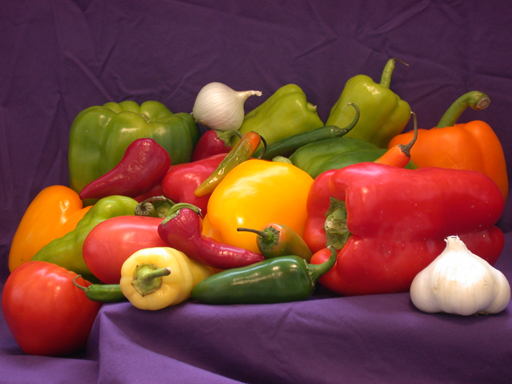
#> input picture images/peppers.png, 512 x 384 px
$ jupyter execute lab_04.ipynb
#> lines starting #> are read from the running program, lines starting #| are printed output that depends on the picture; after the words box and inside, x2 and y2 are one past the last pixel; in counts of white or black regions, pixels touching at a corner belong together
# Práctica 4. Operaciones sobre imágenes rgb

<div class="alert alert-block alert-success">
<b>Resumen:</b> En esta práctica se realizan varias operaciones sobre una imagen RGB utilizando OpenCV y NumPy. Se inicia cargando y visualizando la imagen original. Luego, se obtiene una copia para manipularla sin afectar la inicial. Las manipulaciones incluyen el trazo de líneas horizontales y verticales en coordenadas especificas, así como la alteración de una región particular de la imagen mediante un operador de rango. A continuación, se extrae y visualiza individualmente los canales de color rojo, verde y azul. Finalmente, el notebook realiza segmentaciones de la imagen utilizando umbrales unilaterales y bilaterales, permitiendo aislar regiones específicas del canal rojo de la imagen en escala de grises. Estas operaciones son fundamentales para el análisis y manipulación de imágenes en aplicaciones de procesamiento digital.
</div>

[cell 1]
import cv2
import numpy as np
import matplotlib.pyplot as plt

## 1. Imágenes RGB o color

Lectura de la imagen

[cell 2]
im_bgr = cv2.imread('./images/peppers.png')
#> im_bgr is the input picture: shape (384, 512, 3); mean B, G, R 57.6, 66.4, 120.8
im_rgb = cv2.cvtColor(im_bgr, cv2.COLOR_BGR2RGB)

Atributos de la imagen

[cell 3]
print("Atributos de la imagen:", im_rgb.shape, im_rgb.dtype)
#| Atributos de la imagen: (384, 512, 3) uint8

Visualización de la imagen

[cell 4]
plt.figure()
plt.imshow(im_rgb)
plt.title('Imagen Original')
plt.show()

## 2. Operaciones
### 2.1 Copia de la imagen

[cell 5]
im_rgb_2 = im_rgb.copy()

### 2.2. Operador :

#### 2.2.1 Dibujo de una linea horizontal
Dado que la imagen es indexada los índices varían entre [0, 255]

[cell 6]
im_rgb_2[50, :, 0] = 0   # R
im_rgb_2[50, :, 1] = 0   # G
im_rgb_2[50, :, 2] = 255 # B

Visualización de la imagen

[cell 7]
plt.figure()
plt.imshow(im_rgb_2)
plt.title('Línea Horizontal en color azul')
plt.show()

#### 2.2.2. Dibujo de una linea vertical

[cell 8]
im_rgb_2[:, 100, 0] = 0   # R
im_rgb_2[:, 100, 1] = 0   # G
im_rgb_2[:, 100, 2] = 255 # B

Visualización de la imagen

[cell 9]
plt.figure()
plt.imshow(im_rgb_2)
plt.title('Línea Vertical en color azul')
plt.show()

### 2.3. Operador a:b

[cell 10]
im_rgb_2[80:120, 10:150, 0] = 158 # R
im_rgb_2[80:120, 10:150, 1] = 26  # G
im_rgb_2[80:120, 10:150, 2] = 196 # B
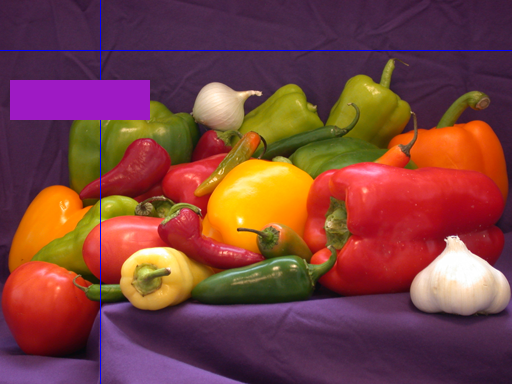
#> im_rgb_2: shape (384, 512, 3); mean R, G, B 122.7, 65.4, 62.4

Visualización de la imagen

[cell 11]
plt.figure()
plt.imshow(im_rgb_2)
plt.title('Operador a:b')
plt.show()

### 2.4 Extracción de los canales de color

Extracción de los canales de color r, g, b de la imagen

[cell 12]
im_r = im_rgb[:, :, 0]
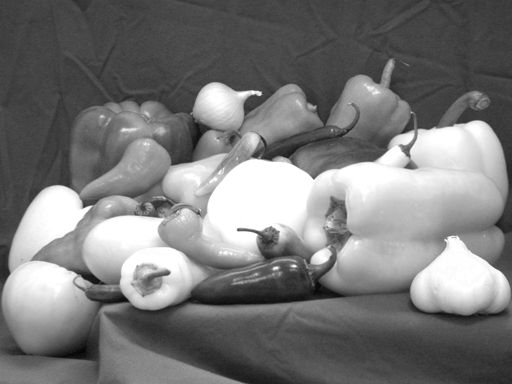
#> im_r: shape (384, 512); min 5, max 255, mean 120.8
im_g = im_rgb[:, :, 1]
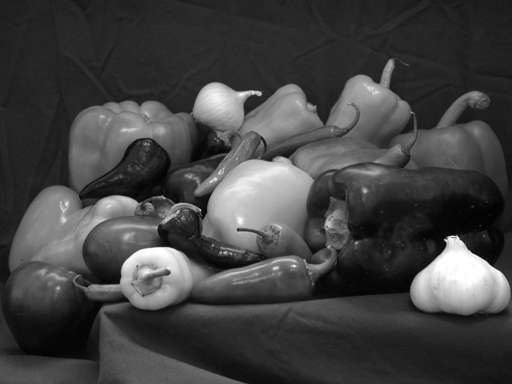
#> im_g: shape (384, 512); min 1, max 255, mean 66.4
im_b = im_rgb[:, :, 2]
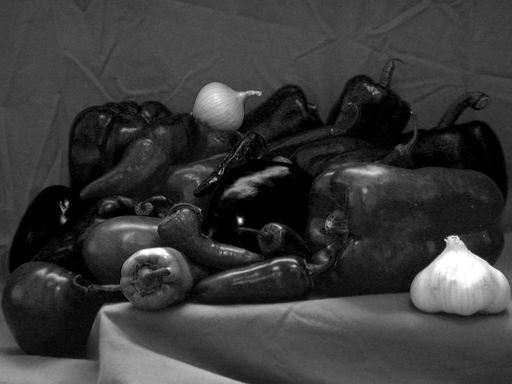
#> im_b: shape (384, 512); min 0, max 255, mean 57.6

Características de la nueva imagen

[cell 13]
print("Características del canal R:", im_r.shape, im_r.dtype)
#| Características del canal R: (384, 512) uint8

### 2.3 Visualización por canal

Canal rojo

[cell 14]
plt.figure()
plt.imshow(im_r, cmap='gray')
plt.title('Canal Rojo')
plt.show()

Canal verde

[cell 15]
plt.figure()
plt.imshow(im_g, cmap='gray')
plt.title('Canal Verde')
plt.show()

Canal azul

[cell 16]
plt.figure()
plt.imshow(im_b, cmap='gray')
plt.title('Canal Azul')
plt.show()

### 2.4. Segmentación por umbrales de imágenes RGB

#### 2.4.1 Uni-lateral

[cell 17]
umbral_uni = 160
im_bw_s1 = im_r > umbral_uni  # imagen binaria
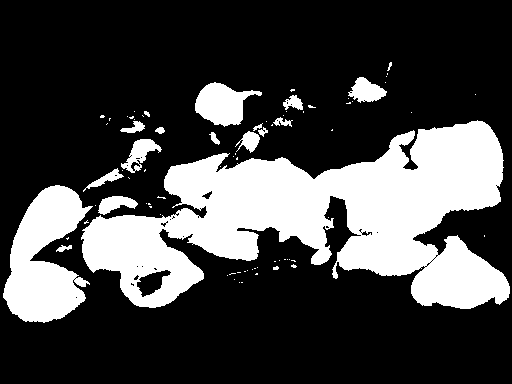
#> im_bw_s1: shape (384, 512) bool; 27% white; 79 white regions (61 under 20 px), largest, box (x1, y1, x2, y2) and area: (81, 120, 510, 309) 41010, (3, 185, 93, 323) 7288, (195, 82, 262, 127) 1726

Visualización de la imagen

[cell 18]
plt.figure()
plt.imshow(im_bw_s1, cmap='gray')
plt.title('Segmentación Uni-lateral en el canal rojo')
plt.show()

#### 2.4.2 Bi-lateral

[cell 19]
umbral_sup = 200
umbral_inf = 160
im_bw_s2 = (im_r > umbral_inf) & (im_r < umbral_sup)
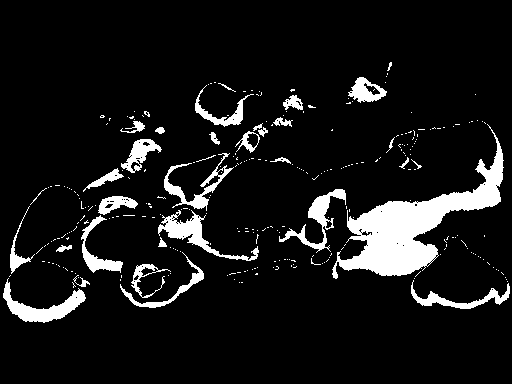
#> im_bw_s2: shape (384, 512) bool; 9.2% white; 288 white regions (254 under 20 px), largest, box (x1, y1, x2, y2) and area: (332, 124, 504, 279) 7246, (3, 278, 86, 323) 1210, (158, 210, 259, 261) 1141
